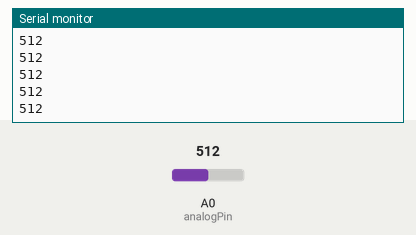
The sketch below on a simulated Arduino Uno, built with avr-gcc and run on an emulated ATmega328P. Parts: the last lines printed to the serial monitor. The inputs (shaded band) are chosen by the test bench; at power-on: A0 (analogPin) = 512.

Above: at 1.2 s.
1.3 s: A0 (analogPin) set to 716
At 2.3 s:
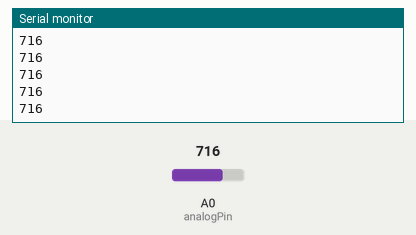
2.8 s: A0 (analogPin) set to 900
At 3.7 s:
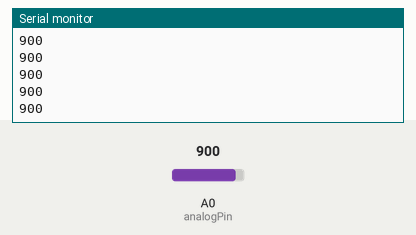
Timing chart, 0 to 5.8 s (numbered marks = the images above; inputs shaded):
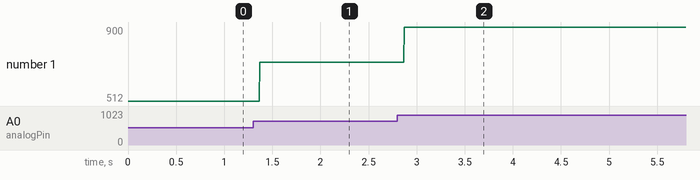

Measured:
- after the input at 1.3 s, the serial monitor: prints a new line after 0.07 s (image 1)
- after the input at 2.8 s, the serial monitor: prints a new line after 0.07 s (image 2)
- plotted number 1: 512 → 716 after the input at 1.3 s, 716 → 900 after the input at 2.8 s

The sketch:

arduino_aliasing.ino
```cpp
const int analogPin = A0;
const int samplingRate = 5000;  // Częstotliwość próbkowania w Hz (zmieniaj, aby zobaczyć aliasing)
const int numSamples = 100;  // Liczba próbek do pobrania

void setup() {
    Serial.begin(9600);  // Komunikacja z komputerem
}

void loop() {
    for (int i = 0; i < numSamples; i++) {
        int value = analogRead(analogPin);  // Pobranie wartości z A0
        Serial.println(value);  // Wysłanie wartości do komputera
        delayMicroseconds(1000000 / samplingRate);  // Ustalony czas próbkowania
    }
}
```
